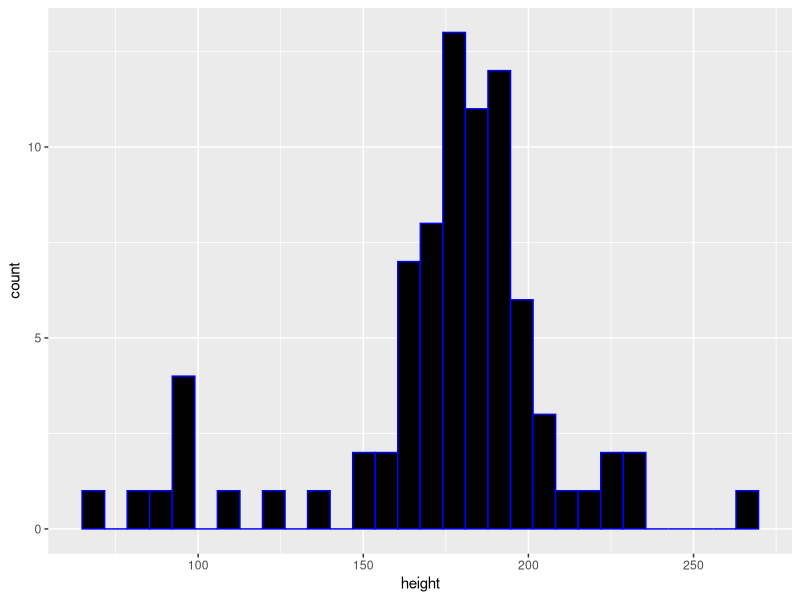
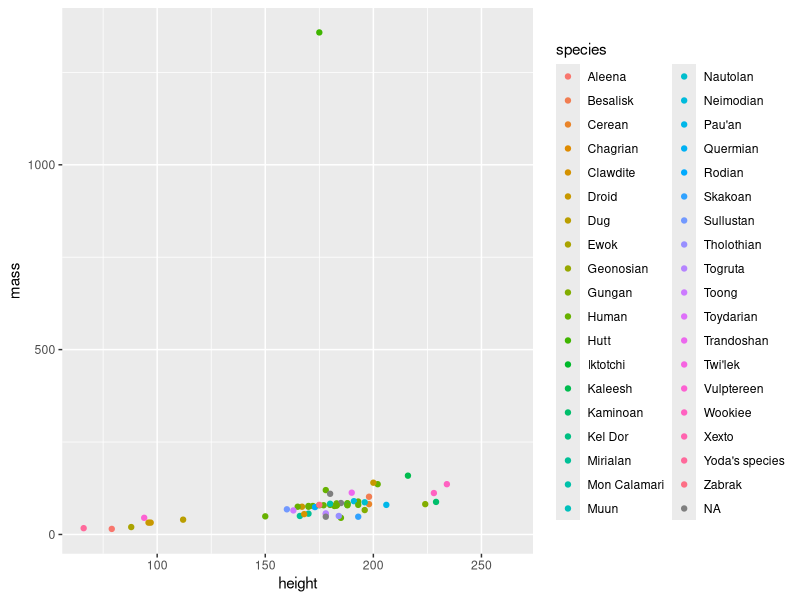

Source code (R) for these figures, in order:
## ---- chunk 1
library(tidyverse)
## ---- chunk 2

head(starwars)

dim(starwars)

tail(starwars)

#making a histogram of character heights, only needs one variable, counts of observation are presented as the bar height

ggplot(data= starwars, aes(x=height))+
  geom_histogram(color = "blue", fill= "black")
#  pretty long lower tail, could be negatively skewed


#making a scatter plot of height vs. weight
ggplot(data= starwars, aes(x=height, y= mass))+
  geom_point(aes(color=species))
## ---- chunk 3
mean_height <- mean(starwars$height, na.rm= TRUE)

mean_height

#na.rm can be set to true or false whether the na values should be removed before finding the mean value, setting na.rm removes it, so you set it to true.  
## ---- chunk 4
# find and store the standard deviation of character heights

sd_height <- sd(starwars$height, na.rm=TRUE)
sd_height

# this is a hollistic observation from how far the values tend to be away from mean height
